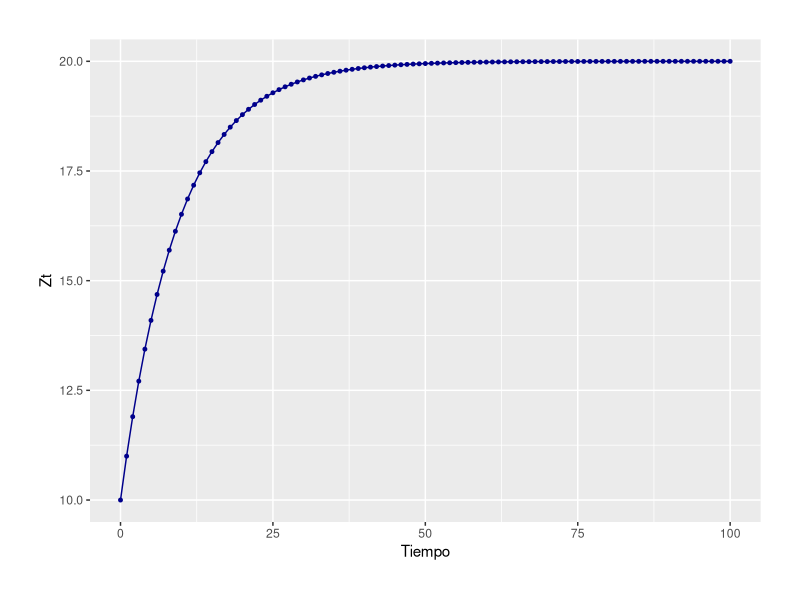
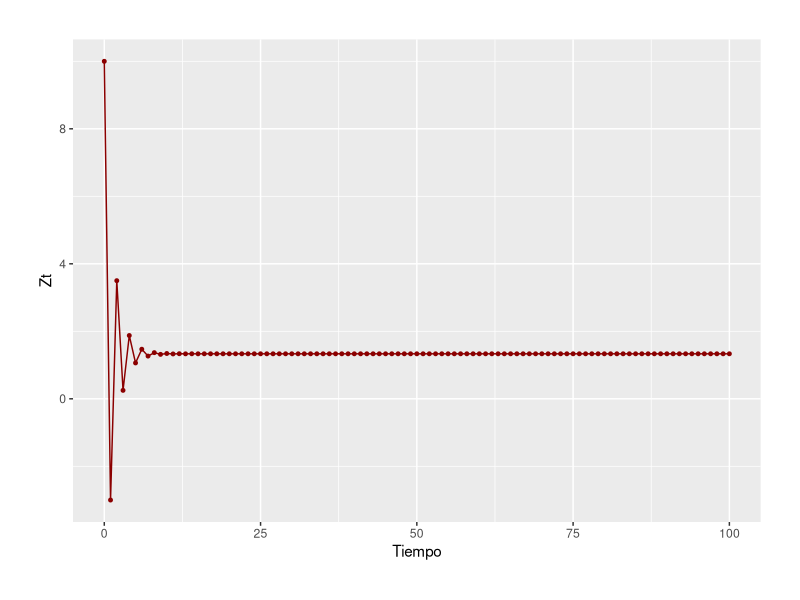
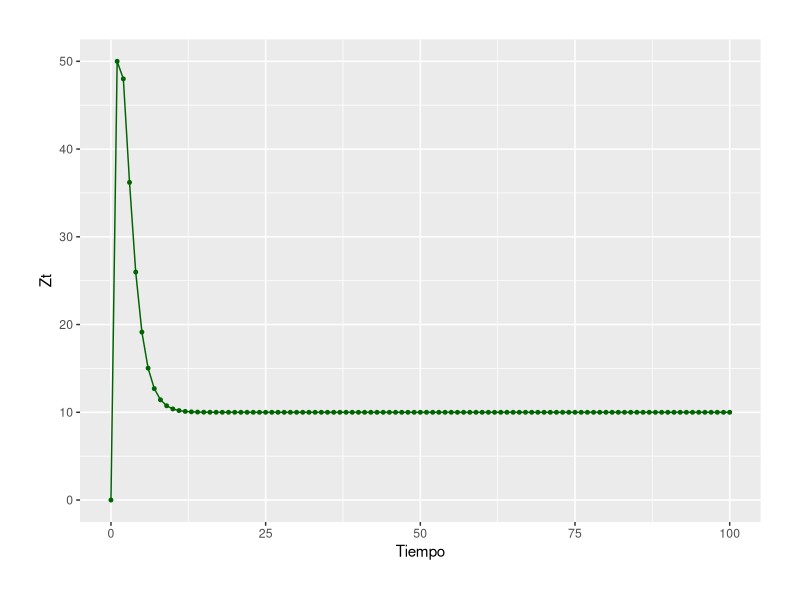
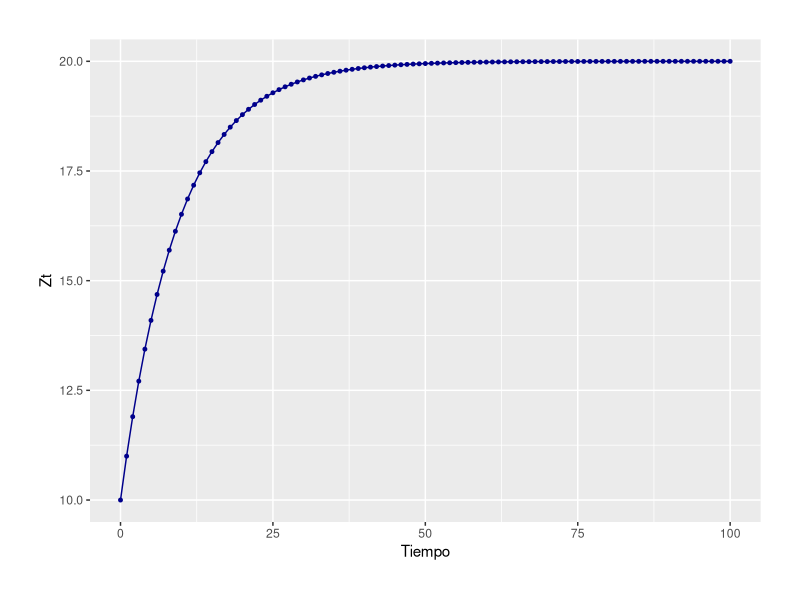

The R script that drew these images, in order:
## ---- chunk 1
knitr::opts_chunk$set(echo = TRUE)

#install.packages("ggplot2")
#install.packages("readxl")
#install.packages("dplyr")
#
library(ggplot2)
library(readxl)
library(dplyr)

## ---- chunk 2
getwd()

#setwd("ruta en su computadora")

getwd()
## ---- chunk 3
Diff_Eq <- data.frame(Tiempo = c(0:100))

# El proceso 1:
Diff_Eq$Process_1 <- 2*(1 - 0.9^Diff_Eq$Tiempo)/(1 - 0.9) + (0.9^Diff_Eq$Tiempo)*10 
# El proceso 2:
Diff_Eq$Process_2 <- 2*(1 - (-0.5)^Diff_Eq$Tiempo)/(1 + 0.5) + ((-0.5)^Diff_Eq$Tiempo)*10 
## ---- chunk 4
ggplot(data = Diff_Eq, 
       aes(x = Tiempo, y = Process_1)) + 
  geom_line(linewidth = 0.5, color = "darkblue") +
  geom_point(size = 1.0, color = "darkblue") + 
  #theme_bw() + 
  theme(legend.position = "none") +
  theme(legend.title = element_blank()) +
  guides(col = guide_legend(nrow = 1, byrow = TRUE)) + 
  xlab("Tiempo") + 
  ylab("Zt") + 
  theme(plot.title = element_text(size = 11, face = "bold", hjust = 0)) + 
  theme(plot.subtitle = element_text(size = 10, hjust = 0)) + 
  theme(plot.caption = element_text(hjust = 0)) +
  theme(plot.margin = unit(c(1,1,1,1), "cm")) 

ggsave("G1_PROC_01.png", width = 20, height = 10, units = "cm")
## ---- chunk 5
ggplot(data = Diff_Eq, 
       aes(x = Tiempo, y = Process_2)) + 
  geom_line(linewidth = 0.5, color = "darkred") +
  geom_point(size = 1.0, color = "darkred") + 
  #theme_bw() + 
  theme(legend.position = "none") +
  theme(legend.title = element_blank()) +
  guides(col = guide_legend(nrow = 1, byrow = TRUE)) + 
  xlab("Tiempo") + 
  ylab("Zt") + 
  theme(plot.title = element_text(size = 11, face = "bold", hjust = 0)) + 
  theme(plot.subtitle = element_text(size = 10, hjust = 0)) + 
  theme(plot.caption = element_text(hjust = 0)) +
  theme(plot.margin = unit(c(1,1,1,1), "cm")) 
#
#ggsave("G1_PROC_02.png", width = 20, height = 10, units = "cm")
## ---- chunk 6
Diff_Eq$Process_3 <- 10 - 450*(0.4)^Diff_Eq$Tiempo + 440*(0.5)^Diff_Eq$Tiempo 

# GRAFICA 3
ggplot(data = Diff_Eq, 
       aes(x = Tiempo, y = Process_3)) + 
  geom_line(linewidth = 0.5, color = "darkgreen") +
  geom_point(size = 1.0, color = "darkgreen") + 
  #theme_bw() + 
  theme(legend.position = "none") +
  theme(legend.title = element_blank()) +
  guides(col = guide_legend(nrow = 1, byrow = TRUE)) + 
  xlab("Tiempo") + 
  ylab("Zt") + 
  theme(plot.title = element_text(size = 11, face = "bold", hjust = 0)) + 
  theme(plot.subtitle = element_text(size = 10, hjust = 0)) + 
  theme(plot.caption = element_text(hjust = 0)) +
  theme(plot.margin = unit(c(1,1,1,1), "cm")) 
#
#ggsave("G1_PROC_03.png", width = 20, height = 10, units = "cm")
